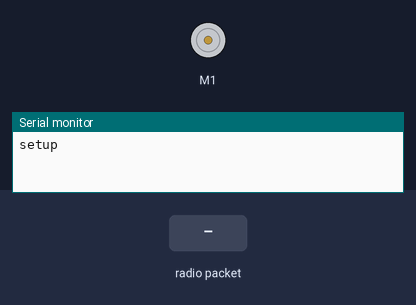
Bench run of a sketch on a simulated Arduino Uno, built with avr-gcc and run on an emulated ATmega328P. Parts: DC motor (green arrow = forward, orange = backward, longer = faster), the last lines printed to the serial monitor. The inputs (shaded band) are chosen by the test bench. No radio packets arrive unless stated.

Above: at 1.2 s.
1.3 s: radio packet "1024" arrives
At 2.7 s:
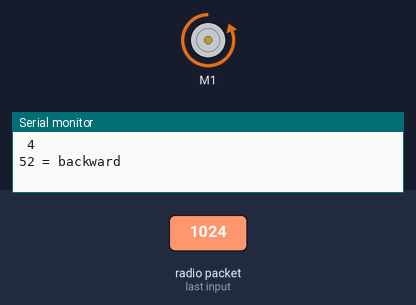
Timing chart, 0 to 4.3 s (numbered marks = the images above; inputs shaded):
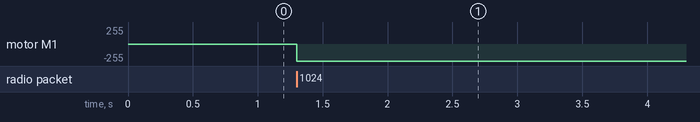

Measured:
- after the input at 1.3 s, motor M1: stopped → backward 255/255 at once

The sketch:

Robot_control.ino
```cpp
// RECIEVER CODE

//NOTE :- THIS CODE IS USED WHEN CONTROLLING THE ROBOT VIA THE BREADBORD REMOTE

#include <VirtualWire.h>

//declaring pin nos to FIRST L293D
/*int en1 = 5;
 int en2 = 6;
 int in1 = 7;
 int in2 = 8;
 int in3 = 9;
 int in4 = 10;
 //declaring pin nos to SECOND L293D
 int en1o2 = 3;
 int en2o2 = 11;
 int in1o2 = 4;
 int in2o2 = 12;
 int in3o2 = 14;
 int in4o2 = 15;
 int motorPin[] = {3, 4, 5, 6, 7, 8, 9, 10, 11, 12, 14, 15};//array for storing pin nos
*/

#include <Wire.h>// Intializing the libraries.
#include <Adafruit_MotorShield.h>
#include "utility/Adafruit_PWMServoDriver.h"
Adafruit_MotorShield AFMS = Adafruit_MotorShield();// This is the motor shield being intialized.
Adafruit_DCMotor *myMotor = AFMS.getMotor(1); // This intialize the motor.
int treatvalue (int data) // This is convert the joystick data to be able to use for the motors.
{
  if(data > 512 && data < 1024)
  {
    return ((data/2)-256);
  }
  else if(data == 1024)
  {
    return(data = 255);
  }
  else if(data < 512 && data > 0)
  {
   return(abs((data/2)-256));
  }
  else if (data == 0)
  {
   return(data - 255);
  }
  else
  {
    return (data = 0);
  }
}
int joyValue = 0;
int motorSpeed = 0;
void setup()
{
    Serial.begin(9600);	// Debugging only
    Serial.println("setup");
    myMotor->setSpeed(255);
    myMotor->run(FORWARD);
    myMotor->run(RELEASE);
    // Initialise the IO and ISR
    vw_setup(2000);	 // Bits per sec
    vw_set_rx_pin(2);    //Rx Data pin to Digital  Pin 2
    vw_rx_start();       // Start the receiver PLL running
   /* for (int i = 0; i < 12; i++)
   {
          pinMode(motorPin[i], OUTPUT);
   }
   /*
/*
This is basically what the above for loop does :-
pinMode(en1, OUTPUT);
pinMode(en2, OUTPUT);
pinMode(in1, OUTPUT);
pinMode(in2, OUTPUT);
pinMode(in3, OUTPUT);
pinMode(in4, OUTPUT);
pinMode(en1o2, OUTPUT);
pinMode(en2o2, OUTPUT);
pinMode(in1o2, OUTPUT);
pinMode(in2o2, OUTPUT);
pinMode(in3o2, OUTPUT);
pinMode(in4o2, OUTPUT);
*/
}//close setup

void loop()
{
    uint8_t buf[VW_MAX_MESSAGE_LEN];
    uint8_t buflen = VW_MAX_MESSAGE_LEN;

    if (vw_get_message(buf, &buflen)) // Non-blocking
    {
	int i;
        digitalWrite(13, true); // Flash a light to show received good message
	// Message with a good checksum received, dump it.
	for (i = 0; i < buflen; i++)
	{
        joyValue = buf[i] - '0';
        Serial.println(joyValue);
        motorSpeed = treatvalue(joyValue);
	 Serial.print(buf[i]);//print received command
        if(joyValue > 512)//if button 1 is pressed.... i.e.forward buton
      {
        forward(motorSpeed);//go forward
        Serial.println(" = forward");
      }
    if(joyValue < 512)//if button 2 is pressed.... i.e.back buton
      {
        backward(motorSpeed);//go backward
        Serial.println(" = backward");
      }
      /*
        if(buf[i] == '3')//if button 3 is pressed.... i.e.left buton
      {
        left();//go left
        Serial.println(" = left");
      }
        if(buf[i] == '4')//if button 4 is pressed.... i.e.right buton
      {
        right();//go right
        Serial.println(" = right");
      }
      */
        if(joyValue == 512)//if button 5 is pressed.... i.e.stop buton
       {
         stopMotor(motorSpeed);//stop/brake
         Serial.println(" = stopped");
       }
	    Serial.print(" ");
	}
	Serial.println("");
        digitalWrite(13, false);

   }//close if
}//close loop


////////////////////////////////////////////////////////////////////////////////////////
//set of functions

int forward(int motorSpeed)
{
  myMotor->setSpeed(motorSpeed);
  myMotor->run(FORWARD);
  }


int backward(int motorSpeed)
{
  myMotor->setSpeed(255);
  myMotor->run(BACKWARD);

}
/*
int left(int motorSpeed)
{
  digitalWrite(en1,HIGH);
  digitalWrite(en2,HIGH);
  digitalWrite(en1o2,HIGH);
  digitalWrite(en2o2,HIGH);
  digitalWrite(in1,LOW);
  digitalWrite(in1o2,LOW);
  digitalWrite(in2,LOW);
  digitalWrite(in2o2,LOW);
  digitalWrite(in3,LOW);
  digitalWrite(in3o2,LOW);
  digitalWrite(in4,HIGH);
  digitalWrite(in4o2,HIGH);

}

int right(int motorSpeed)
{
  digitalWrite(en1,HIGH);
  digitalWrite(en2,HIGH);
  digitalWrite(en1o2,HIGH);
  digitalWrite(en2o2,HIGH);
  digitalWrite(in1,HIGH);
  digitalWrite(in1o2,HIGH);
  digitalWrite(in2,LOW);
  digitalWrite(in2o2,LOW);
  digitalWrite(in3,LOW);
  digitalWrite(in3o2,LOW);
  digitalWrite(in4,LOW);
  digitalWrite(in4o2,LOW);

}
*/
int stopMotor(int motorSpeed)
{
  myMotor->setSpeed(motorSpeed);
  myMotor->run(RELEASE);
}

 //End Of Code
```
